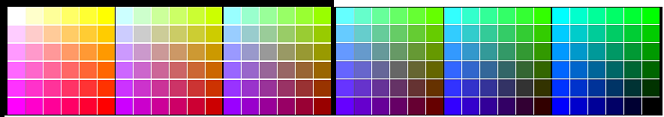
#> input picture src4/questão3/assets/cubos.png, 664 x 117 px
$ python main.py
#> lines starting #> are read from the running program, lines starting #| are printed output that depends on the picture; after the words box and inside, x2 and y2 are one past the last pixel; in counts of white or black regions, pixels touching at a corner belong together
# Extract an object in HSV color space based on hue
import cv2 as cv2
import numpy as np

def apply_brightness_contrast(input_img, brightness = 0, contrast = 0):
    if brightness != 0:
        if brightness > 0:
            shadow = brightness
            highlight = 255
        else:
            shadow = 0
            highlight = 255 + brightness
        alpha_b = (highlight - shadow)/255
        gamma_b = shadow
        buf = cv2.addWeighted(input_img, alpha_b, input_img, 0, gamma_b)
    else:
        buf = input_img.copy()
    if contrast != 0:
        f = 131*(contrast + 127)/(127*(131-contrast))
        alpha_c = f
        gamma_c = 127*(1-f)
        buf = cv2.addWeighted(buf, alpha_c, buf, 0, gamma_c)
    return buf

def trackbar(x):

    hue = cv2.getTrackbarPos('hue:', window_name)
    saturation = cv2.getTrackbarPos('saturation:', window_name)
    value = cv2.getTrackbarPos('value:', window_name)


    lower = (hue-3, saturation-3, value-3)
    upper = (hue+3, saturation+3, value+3)

    mask = cv2.inRange(hsv, lower, upper)
    img2 = cv2.bitwise_and(img, img, mask=mask)
    cv2.imshow(window_name, np.vstack([img, img2]))


img = cv2.imread('assets/cubos.png')
#> img is the input picture: shape (117, 664, 3); mean B, G, R 133.3, 133.4, 133.1

# Criando as duas imagens para comparação
img_clara = apply_brightness_contrast(img,120,50)
#> in apply_brightness_contrast, `buf = cv2.addWeighted(input_img, alpha_b, input_img, 0, gamma_b)`:
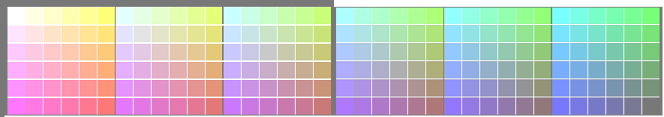
#> buf: shape (117, 664, 3); mean B, G, R 190.6, 190.6, 190.5
#> in apply_brightness_contrast, `buf = cv2.addWeighted(buf, alpha_c, buf, 0, gamma_c)`:
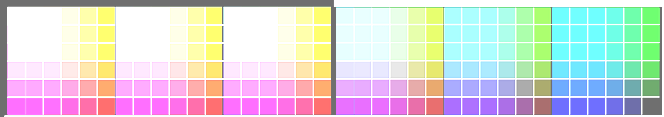
#> buf: shape (117, 664, 3); mean B, G, R 214.7, 214.4, 214.1
img_escura = apply_brightness_contrast(img,-140,-10)
#> call 2 of apply_brightness_contrast, with brightness = -140, contrast = -10
#> in apply_brightness_contrast (call 2), `buf = cv2.addWeighted(input_img, alpha_b, input_img, 0, gamma_b)`:
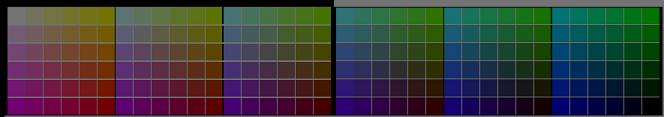
#> buf: shape (117, 664, 3); mean B, G, R 60.2, 60.2, 60.1

# Concatenando
img = np.vstack([img, img_clara, img_escura])
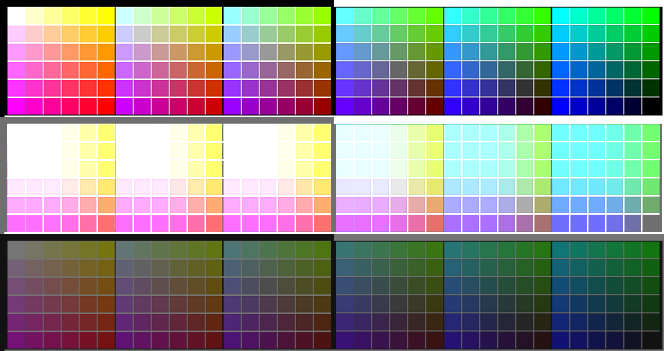
#> img: shape (351, 664, 3); mean B, G, R 139.3, 139.2, 139

# Lendo nos canais de HSV
hsv = cv2.cvtColor(img, cv2.COLOR_BGR2HSV)
#> hsv: shape (351, 664, 3); mean H, S, V 70.2, 113.9, 176.1
window_name = 'HSV'

cv2.imshow(window_name, img)

# Adicionando controle de hue, saturation e value para análise de diferenças

cv2.createTrackbar('hue:', window_name, 0, 180, trackbar)
#> slider 'hue:' is set to 60
cv2.createTrackbar('saturation:', window_name, 0, 255, trackbar)
#> slider 'saturation:' is set to 85
cv2.createTrackbar('value:', window_name, 0, 255, trackbar)
#> slider 'value:' is set to 85

# Com a mudança do brilho, os valores de value compreenderão nos espaços mais claros ou escuros, cujo as imagens produziram.
# Em saturação e value máximo, podemos transitar entre as cores mudando apenas o hue, que dita a tonalidade.

cv2.waitKey(0)
#> in trackbar, `mask = cv2.inRange(hsv, lower, upper)`:
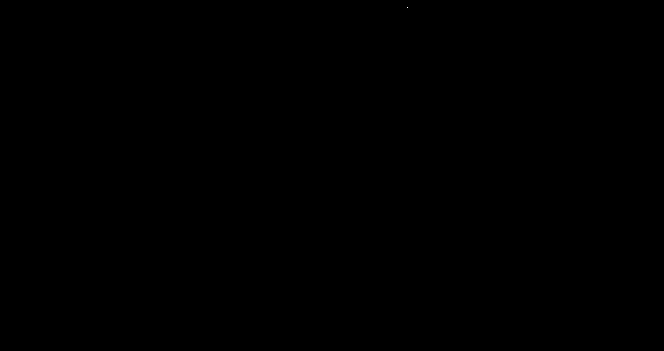
#> mask: shape (351, 664); 0% white in thin lines or dots, all inside (x1, y1, x2, y2) = (407, 7, 408, 8)
#> in trackbar, `cv2.imshow(window_name, np.vstack([img, img2]))`:
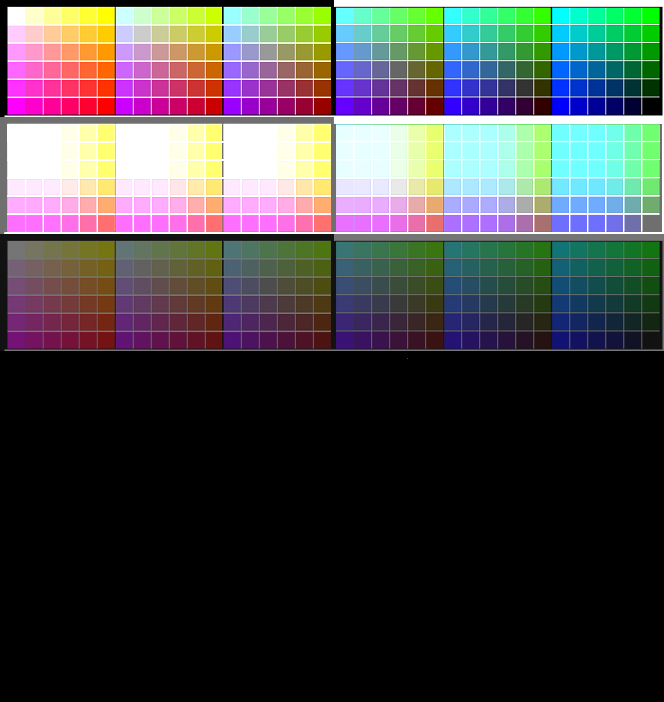
#> window 'HSV': shape (702, 664, 3); mean B, G, R 69.6, 69.6, 69.5
cv2.destroyAllWindows()
